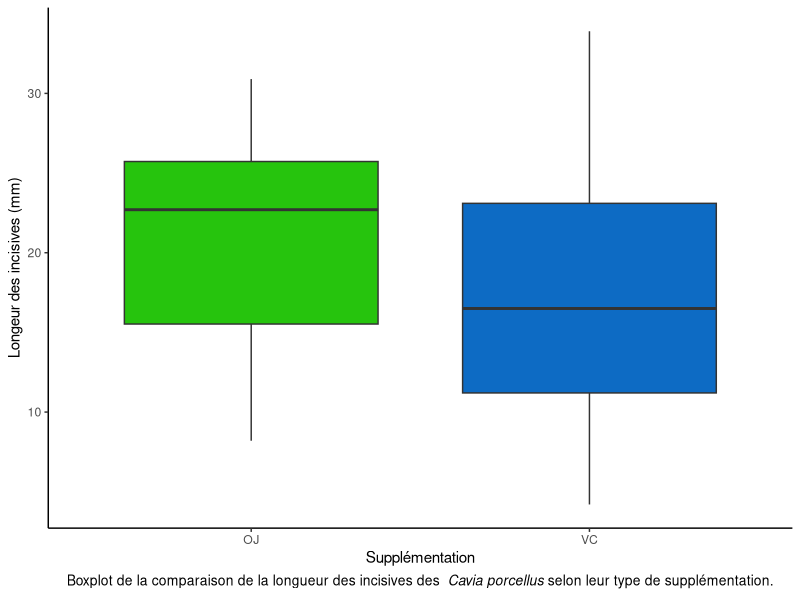
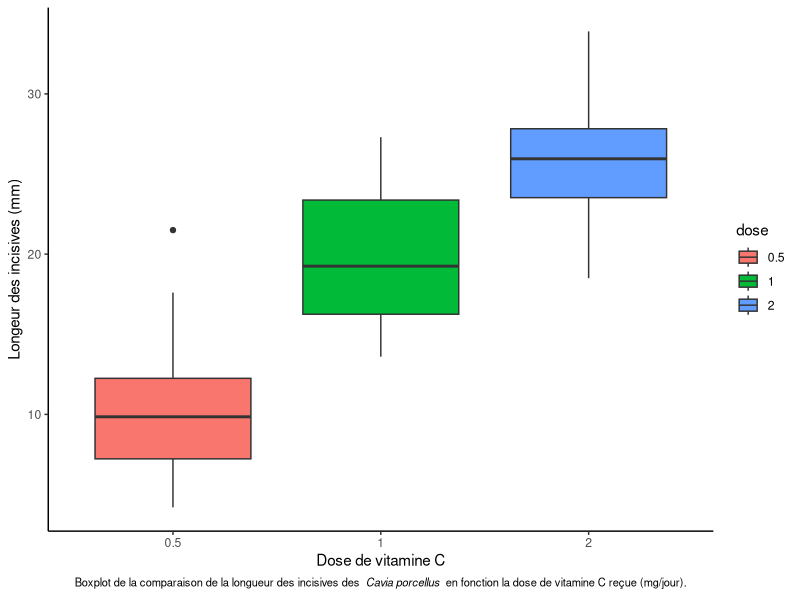
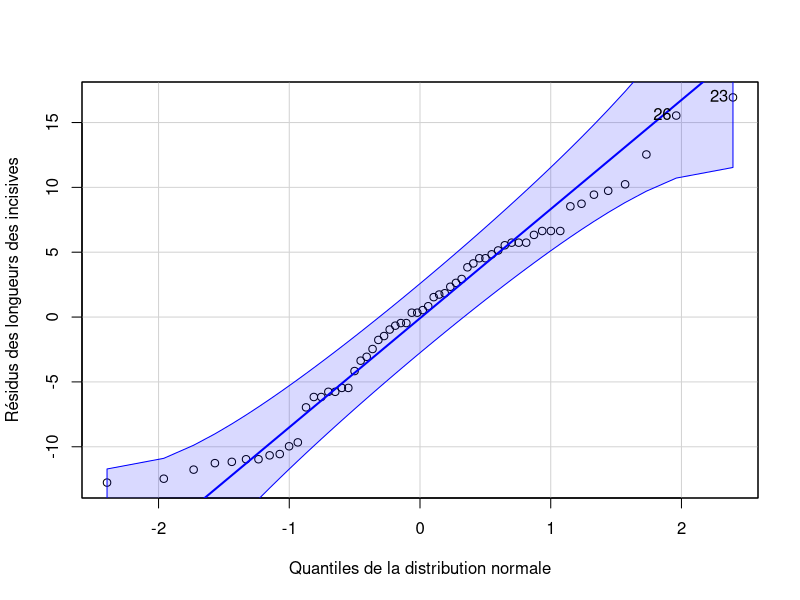
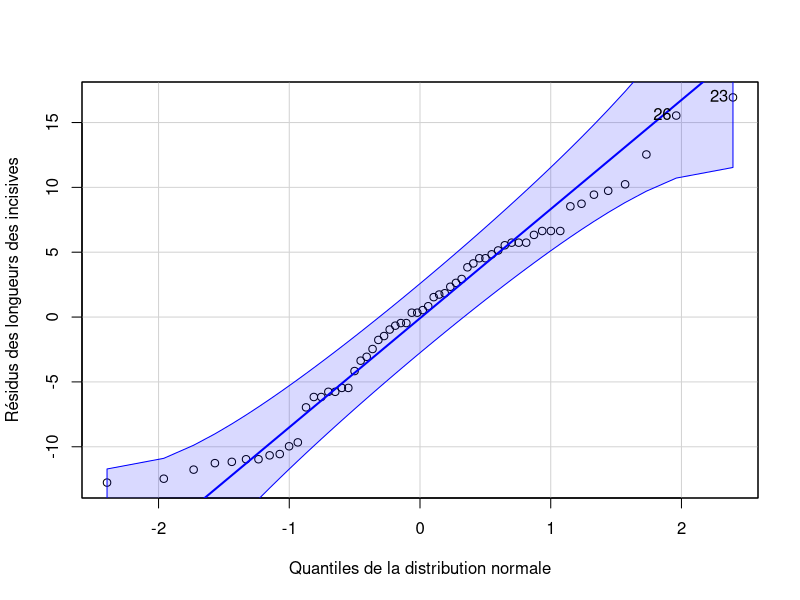
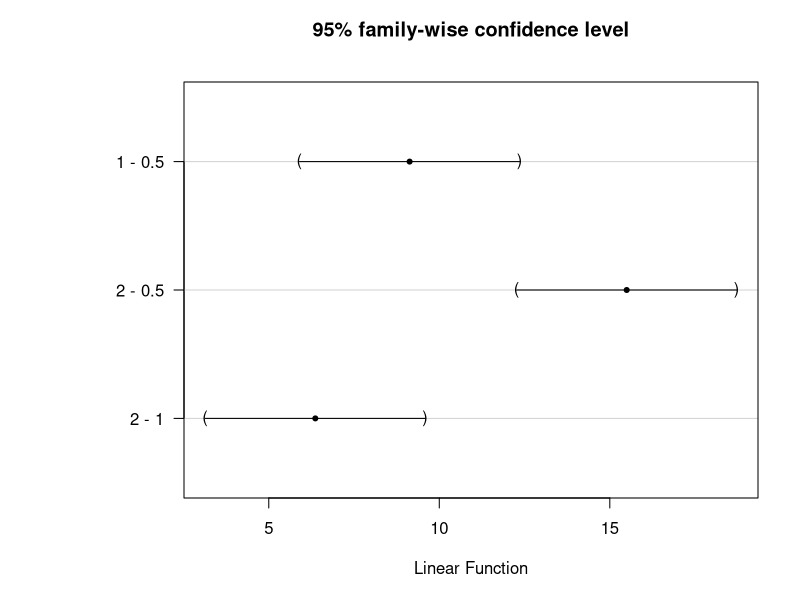

These figures' R source, in order:
## ---- chunk 1
## Recoding ToothGrowth$dose
ToothGrowth$dose <- as.character(ToothGrowth$dose)
ToothGrowth$dose <- factor(ToothGrowth$dose)
## ---- chunk 2
## Recoding ToothGrowth$dose
ToothGrowth$dose <- as.character(ToothGrowth$dose)
ToothGrowth$dose <- factor(ToothGrowth$dose)

## ---- chunk 3
library(dplyr)
ToothGrowth%>%group_by(supp)%>% summarise("mean" = mean(len, na.rm=TRUE), "sd" = sd(len, na.rm=TRUE), "number" = length(len)) -> len_supp

library(knitr)

kable(x = len_supp, format = "pandoc", caption = "Tableau de la longueur des incisives moyenne (mm) des cochons d'inde selon le type de supplémentation ", col.names = c("Supplémentation", "Longueur des dents moyenne", "Ecart-type", "Nombre d'observations"), align = "c")

## ---- chunk 4
library(dplyr)
ToothGrowth%>%group_by(dose)%>% summarise("mean" = mean(len, na.rm=TRUE), "sd" = sd(len, na.rm=TRUE), "number" = length(len)) -> len_dose

library(knitr)

kable(x = len_dose, format = "pandoc", caption = "Tableau de la longueur des incisives moyenne (mm) des cochons d'inde selon la dose de vitamine C quotidienne reçue ", col.names = c("Dose (mg/jour)", "Longueur des dents moyenne", "Ecart-type", "Nombre d'observations"), align = "c")

## ---- chunk 5
library("ggplot2")
ggplot(data=ToothGrowth) +
  geom_boxplot(mapping=aes(x= as.factor(supp),y=len), fill=c("#26c40d", "#0d6bc4"))+
theme_classic() +
 labs( x = "Supplémentation", y = "Longeur des incisives (mm)", caption = expression(paste("Boxplot de la comparaison de la longueur des incisives des ", italic(" Cavia porcellus "), "selon leur type de supplémentation.")))+
  theme(plot.caption = element_text(hjust = 0.5, size = 10))
## ---- chunk 6
library("ggplot2")
ggplot(data=ToothGrowth) +
  geom_boxplot(mapping=aes(x= as.factor(dose),y=len, fill=dose))+
theme_classic() +
 labs( x = "Dose de vitamine C", y = "Longeur des incisives (mm)", caption = expression(paste("Boxplot de la comparaison de la longueur des incisives des ", italic(" Cavia porcellus "), " en fonction la dose de vitamine C reçue (mg/jour).")))+
  theme(plot.caption = element_text(hjust = 0.5, size = 8))
## ---- chunk 7
library(dplyr)
ToothGrowth %>% mutate(len.res = len - ave(len, supp)) -> ToothGrowth
## ---- chunk 8
library(tidyverse)
car::qqPlot(ToothGrowth$len.res, distribution = "norm",
  envelope = 0.95, col = "Black", ylab = "Résidus des longueurs des incisives",xlab = "Quantiles de la distribution normale")
## ---- chunk 9
t.test(len ~ supp, data = ToothGrowth,
  alternative = "two.sided", conf.level = 0.95, var.equal = TRUE)
## ---- chunk 10
library(tidyverse)
car::qqPlot(ToothGrowth$len.res, distribution = "norm",
  envelope = 0.95, col = "Black", ylab = "Résidus des longueurs des incisives",xlab = "Quantiles de la distribution normale")
## ---- chunk 11
bartlett.test(len ~ dose, data = ToothGrowth)
## ---- chunk 12
anova(anova. <- lm(len ~ dose, data = ToothGrowth))
## ---- chunk 13
summary(anovaComp. <- confint(multcomp::glht(anova.,
  linfct = multcomp::mcp(dose = "Tukey")))) 
.oma <- par(oma = c(0, 5.1, 0, 0)); plot(anovaComp.); par(.oma); rm(.oma)
